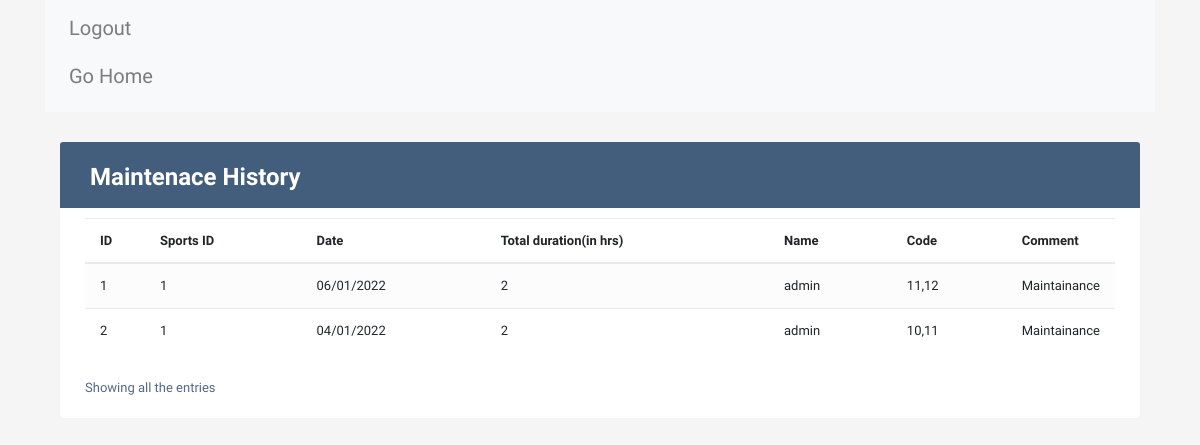
/viewmaintenance, run on the app's committed database.
### tables this page shows
CREATE TABLE maintenance(
    id INTEGER PRIMARY KEY AUTOINCREMENT,
    sportsId INTEGER,
    date DATETIME,
    duration INTEGER,
    customer_username TEXT,
    code TEXT,
    comment TEXT,
    FOREIGN KEY(sportsId) REFERENCES sports(id)
);

### app.py (the view)
@app.route('/viewmaintenance')
def viewmaintenance():
    conn = get_db_connection()
    filtered = conn.execute('SELECT * from maintenance').fetchall()
    conn.close()
    return render_template('viewmaintenance.html',data=filtered)

### app.py (called while the page is built)
def get_db_connection():
    conn = sqlite3.connect(os.path.join(BASE_DIR, 'database.db'))
    conn.row_factory = sqlite3.Row
    return conn

### templates/viewmaintenance.html (shortened to what this page needs)
{% extends 'base.html' %}
{%block content%}
<!DOCTYPE html>
<html lang="en">
<head>
<link rel="stylesheet" href="https://stackpath.bootstrapcdn.com/bootstrap/4.5.0/css/bootstrap.min.css">
<link rel="stylesheet" href="https://maxcdn.bootstrapcdn.com/font-awesome/4.7.0/css/font-awesome.min.css">
</head>
<nav class="navbar navbar-expand-md navbar-light bg-light">
	<div class="collapse navbar-collapse" id="navbarNav">
		<ul class="navbar-nav">
		<li class="nav-item">
			<a class="nav-link" href="{{url_for('logout')}}"><h5>Logout</h5></a>
			<a class="nav-link" href="{{url_for('adminhomepage')}}"><h5>Go Home</h5></a>
		</li>
		</ul>
	</div>
</nav>
<body>
<div class="container-xl">
	<div class="table-responsive">
		<div class="table-wrapper">
			<div class="table-title">
				<div class="row ">
					<div class="col-sm-6">
						<h2><b>Maintenace History</b></h2>
					</div>
				</div>
			</div>
			<table class="table table-striped table-hover">
				<thead>
					<tr>
						<th>ID</th>
						<th>Sports ID</th>
						<th>Date</th>
                        <th>Total duration(in hrs)</th>
						<th>Name</th>
                        <th>Code</th>
                        <th>Comment</th>
					</tr>
				</thead>
				<tbody>
					{% for row in data %}
					<tr>
						<td>{{row[0]}}</td>
						<td>{{row[1]}}</td>
						<td>{{row[2]}}</td>
						<td>{{row[3]}}</td>
						<td>{{row[4]}}</td>
                        <td>{{row[5]}}</td>
                        <td>{{row[6]}}</td>
					</tr>
					{% endfor %}
				</tbody>
			</table>
			<div class="clearfix">
				<div class="hint-text">Showing all the entries</div>
			</div>
		</div>
	</div>
</div>
</body>
</html>
{% endblock %}

### templates/viewmaintenance.html (style rules this page uses)
body { color: #566787; background: #f5f5f5; font-family: 'Varela Round', sans-serif; font-size: 13px; }
.table-responsive { margin: 30px 0; }
.table-wrapper { background: #fff; padding: 20px 25px; border-radius: 3px; min-width: 1000px; box-shadow: 0 1px 1px rgba(0,0,0,.05); }
.table-title { padding-bottom: 15px; background: #435d7d; color: #fff; padding: 16px 30px; min-width: 100%; margin: -20px -25px 10px; border-radius: 3px 3px 0 0; }
.table-title h2 { margin: 5px 0 0; font-size: 24px; }
table.table tr th, table.table tr td { border-color: #e9e9e9; padding: 12px 15px; vertical-align: middle; }
table.table tr th:first-child { width: 60px; }
table.table tr th:last-child { width: 100px; }
table.table-striped tbody tr:nth-of-type(odd) { background-color: #fcfcfc; }
.hint-text { float: left; margin-top: 10px; font-size: 13px; }

### data on the page
maintenance: id "1", sportsId "1", date "06/01/2022", duration "2", customer_username "admin", code "11,12", comment "Maintainance"
maintenance: id "2", sportsId "1", date "04/01/2022", duration "2", customer_username "admin", code "10,11", comment "Maintainance"
